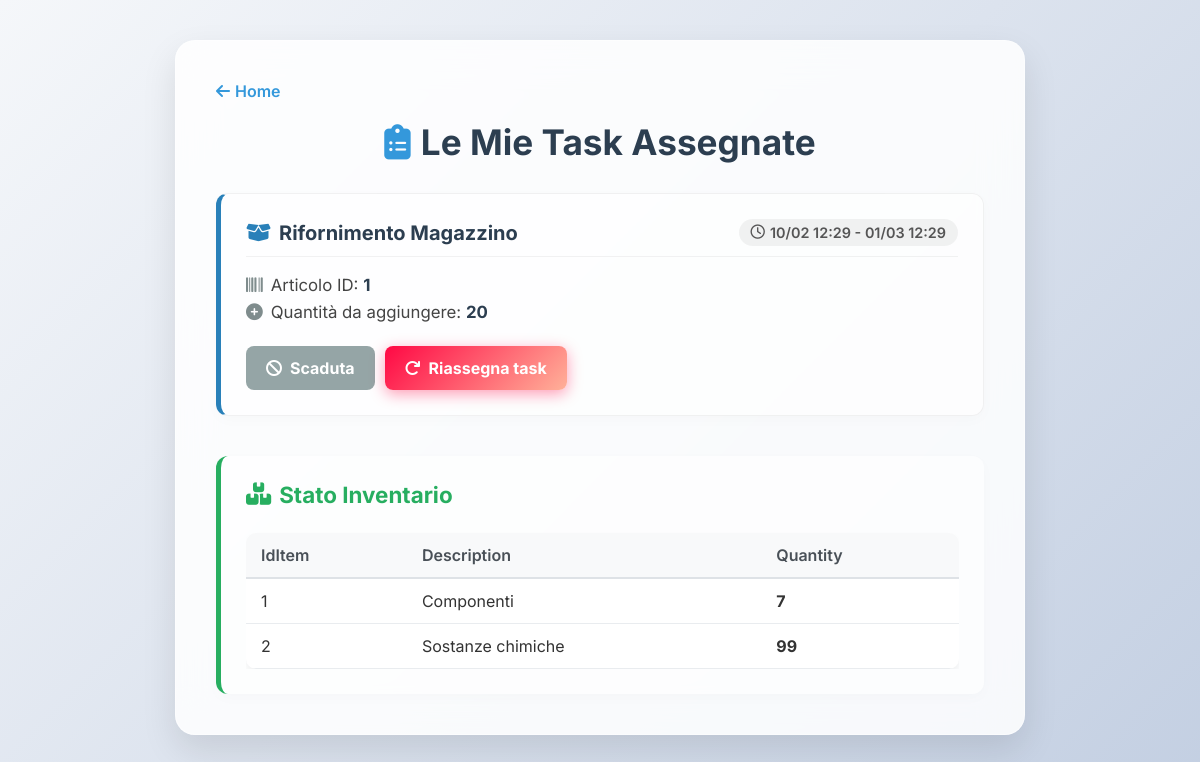
/employee_dashboard.php (signed in), run on an earlier commit of the app's database.
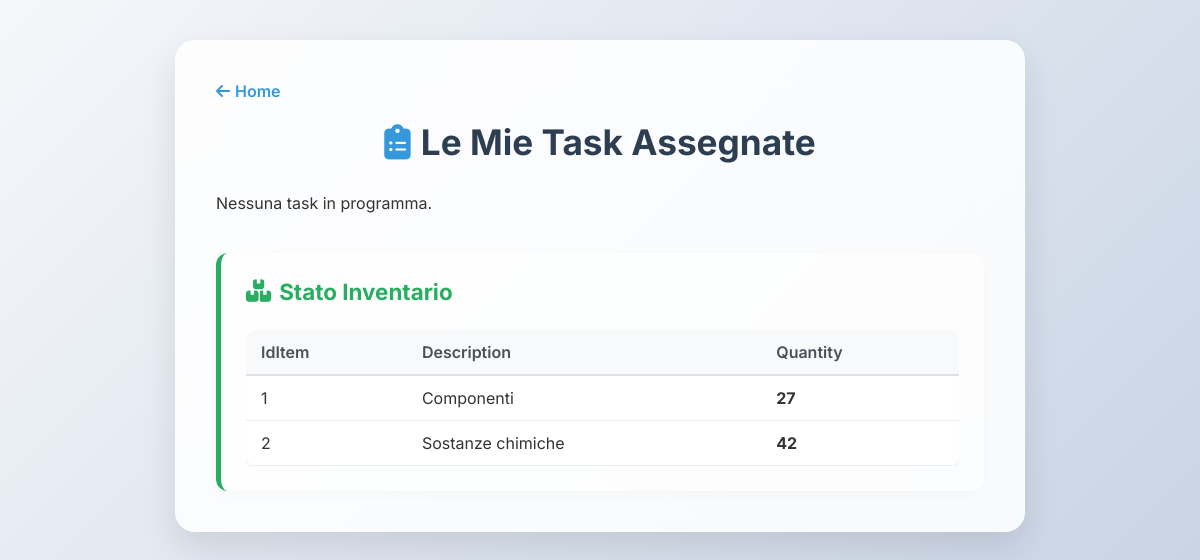
And on a later commit of the database.
### tables this page shows
CREATE TABLE `RestockTasks` (
  `IdTask` int NOT NULL,
  `IdItem` int NOT NULL,
  `Quantity` int NOT NULL
);

CREATE TABLE `Tasks` (
  `IdTask` int NOT NULL,
  `Type` varchar(128) NOT NULL,
  `StartTime` timestamp NOT NULL,
  `EndTime` timestamp NOT NULL,
  `IdEmployee` int NOT NULL,
  `Status` enum('Pending','In Progress','Completed','Expired','Cancelled') DEFAULT 'Pending'
);

CREATE TABLE `Inventory` (
  `IdItem` int NOT NULL,
  `Description` varchar(128) NOT NULL,
  `Quantity` int NOT NULL
);

### public_html/employee_dashboard.php (the view, shortened to what the changed rows need)
<?php
require "db_connection.php";
$email = $_SESSION['user'];
$resUser = $conn->query("
    SELECT IdUser, Role
    FROM Users
    JOIN Employees ON Users.IdUser = Employees.IdEmployee
    JOIN Shifts ON Employees.IdRole = Shifts.IdRole
    WHERE Email = '$email'");
$userData = $resUser->fetch_assoc();
$userId = $userData['IdUser'];
    $query = "
    SELECT T.IdTask, T.Type, T.StartTime, T.EndTime, T.Status,
           G.IdGate, G.Wear, S.Description as SectorDesc,
           I.IdItem, RT.Quantity as RestockQty
    FROM Tasks T
    LEFT JOIN MaintenanceTasks MT ON T.IdTask = MT.IdTask
    LEFT JOIN Gates G ON MT.IdGate = G.IdGate
    LEFT JOIN Sectors S ON G.IdSectorA = S.IdSector
    LEFT JOIN RestockTasks RT ON T.IdTask = RT.IdTask
    LEFT JOIN Inventory I ON RT.IdItem = I.IdItem
    WHERE T.IdEmployee = $userId AND T.Status != 'Completed' AND T.Status != 'Expired' AND T.Status != 'Cancelled'
    ORDER BY T.StartTime ASC
";
$result = $conn->query($query);
$tasks = [];
while ($row = $result->fetch_assoc()) {
    $tasks[] = $row;
}
$now = new DateTime();
?>
<!DOCTYPE html>
<html lang="it">
<head>
    <link rel="stylesheet" href="https://cdnjs.cloudflare.com/ajax/libs/font-awesome/6.4.0/css/all.min.css">
</head>
<body>
<div class="container">
    <a href="dashboard.php" class="back-link"><i class="fas fa-arrow-left"></i> Home</a>
    <h1><i class="fas fa-clipboard-list" style="color: #3498db;"></i> Le Mie Task Assegnate</h1>
    <?php if (count($tasks) == 0): ?>
        <p>Nessuna task in programma.</p>
    <?php else: ?>
        <?php foreach ($tasks as $task): ?>
            <?php
                $start = new DateTime($task['StartTime']);
                $end = new DateTime($task['EndTime']);
                $isTime = ($now >= $start && $now <= $end);
                $class = ($task['Type'] == 'Maintenance') ? 'task-maint' : 'task-restock';
                $title = ($task['Type'] == 'Maintenance') ? "Manutenzione Gate {$task['IdGate']}" : "Rifornimento Magazzino";
            ?>
            <div class="task-card <?php echo $class; ?>">
                <div class="header">
                    <h3 style="margin:0;">
                        <?php if($task['Type'] == 'Maintenance'): ?>
                            <i class="fas fa-tools" style="color:#e67e22;"></i>
                        <?php else: ?>
                            <i class="fas fa-box-open" style="color:#2980b9;"></i>
                        <?php endif; ?>
                        <?php echo $title; ?>
                    </h3>
                    <div class="time-box">
                        <i class="far fa-clock"></i> <?php echo $start->format('d/m H:i'); ?> - <?php echo $end->format('d/m H:i'); ?>
                    </div>
                </div>
                <div class="task-content">
                    <?php if ($task['Type'] == 'Maintenance'): ?>
                        <p><i class="fas fa-map-marker-alt" style="color:#7f8c8d; width:20px;"></i> Settore: <strong><?php echo htmlspecialchars($task['SectorDesc']); ?></strong></p>
                        <p><i class="fas fa-chart-pie" style="color:#7f8c8d; width:20px;"></i> Usura attuale: <strong><?php echo $task['Wear']; ?>%</strong></p>
                    <?php else: ?>
                        <p><i class="fas fa-barcode" style="color:#7f8c8d; width:20px;"></i> Articolo ID: <strong><?php echo htmlspecialchars($task['IdItem']); ?></strong></p>
                        <p><i class="fas fa-plus-circle" style="color:#7f8c8d; width:20px;"></i> Quantità da aggiungere: <strong><?php echo $task['RestockQty']; ?></strong></p>
                    <?php endif; ?>
                </div>
                <form action="complete_task.php" method="POST" class="form-actions">
                    <?php if ($isTime): ?>
                        <button type="submit" name="action" value="complete" class="btn-action btn-enabled"><i class="fas fa-check"></i> COMPLETA ORA</button>
                    <?php else: ?>
                        <button type="button" class="btn-action btn-disabled" title="Puoi completare la task solo nell'orario indicato">
                            <i class="fas fa-ban"></i> <?php echo ($now < $start) ? "Non ancora disponibile" : "Scaduta"; ?>
                        </button>
                        <?php if (!($now < $start)): ?>
                            <button type="submit" name="action" value="expire" class="btn-action btn-expire" title="Chiedi di riassegnare la task">
                                <i class="fas fa-redo"></i> Riassegna task
                            </button>
                        <?php endif; ?>
                    <?php endif; ?>
                </form>
            </div>
        <?php endforeach; ?>
    <?php endif; ?>
    <?php
    $queryInv = "SELECT * FROM Inventory";
    $resInv = $conn->query($queryInv);
    $inventory = [];
    while($row = $resInv->fetch_assoc()) $inventory[] = $row;
    $isMagazziniere = (strpos(strtolower($userData['Role']), 'magazziniere') !== false);
    $hasRestockTask = false;
    foreach($tasks as $t) {
        if ($t['Type'] == 'Restock') {
            $hasRestockTask = true;
            break;
        }
    }
    if ($isMagazziniere || $hasRestockTask): ?>
        <div class="inventory-section">
            <h2><i class="fas fa-boxes"></i> Stato Inventario</h2>
            <div style="overflow-x:auto;">
                <table>
                    <thead>
                        <tr>
                            <th>IdItem</th>
                            <th>Description</th>
                            <th>Quantity</th>
                        </tr>
                    </thead>
                    <tbody>
                        <?php foreach($inventory as $i): ?>
                            <tr>
                                <td><?php echo $i['IdItem']; ?></td>
                                <td><?php echo htmlspecialchars($i['Description']); ?></td>
                                <td><strong><?php echo $i['Quantity']; ?></strong></td>
                            </tr>
                        <?php endforeach; ?>
                    </tbody>
                </table>
            </div>
        </div>
    <?php endif; ?>
</div>
</body>
</html>

What changed in the data, as far as the page shows it:
no longer on this page (row unchanged): restocktasks: IdTask.Type "Rifornimento Magazzino", IdTask.StartTime "10/02 12:29", IdTask.EndTime "01/03 12:29", IdItem.IdItem "1", Quantity "20"
changed inventory "Componenti": Quantity "7" → "27"
changed inventory "Sostanze chimiche": Quantity "99" → "42"
Also different on the page:
text now shown: "Nessuna task in programma."
